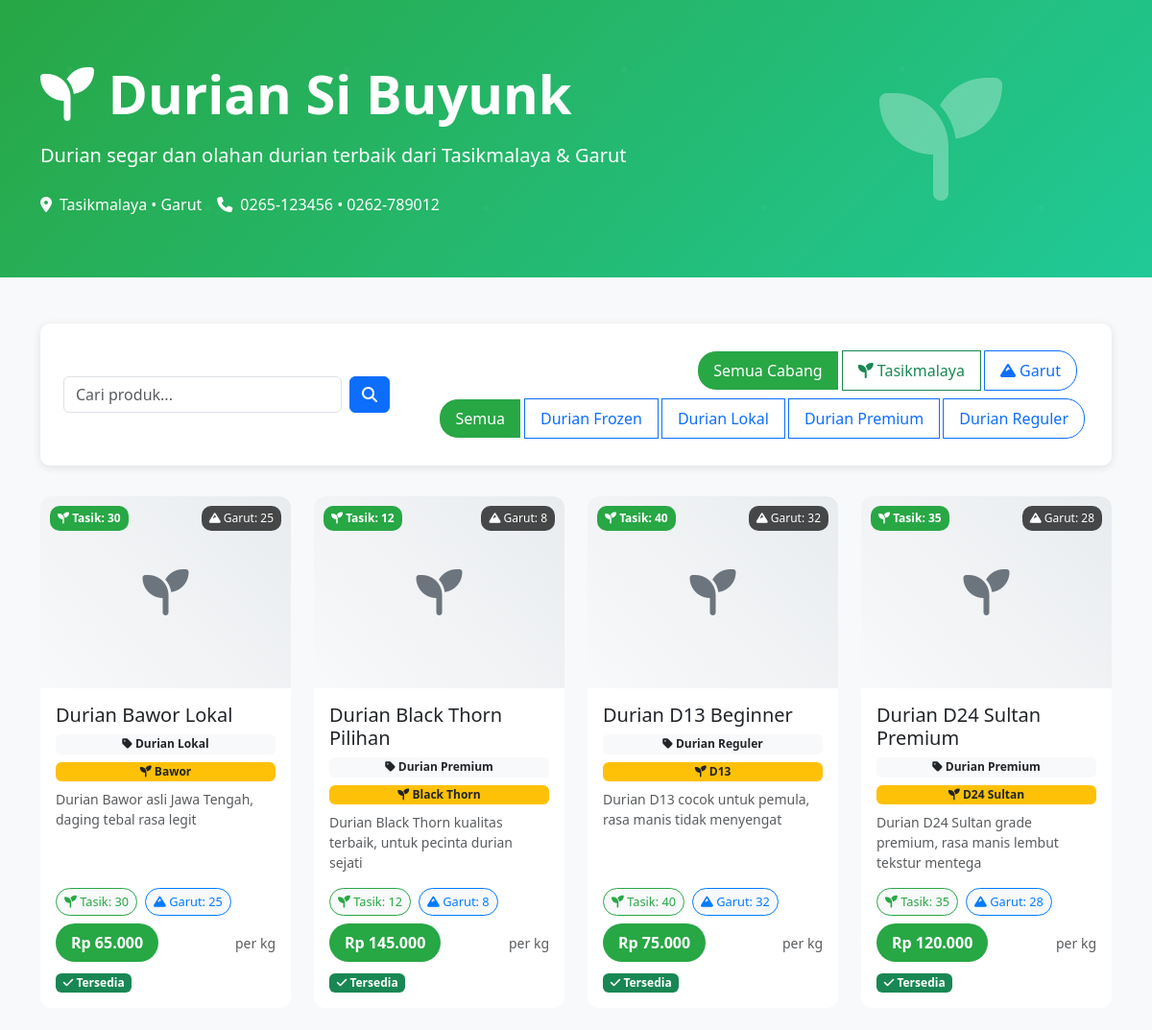
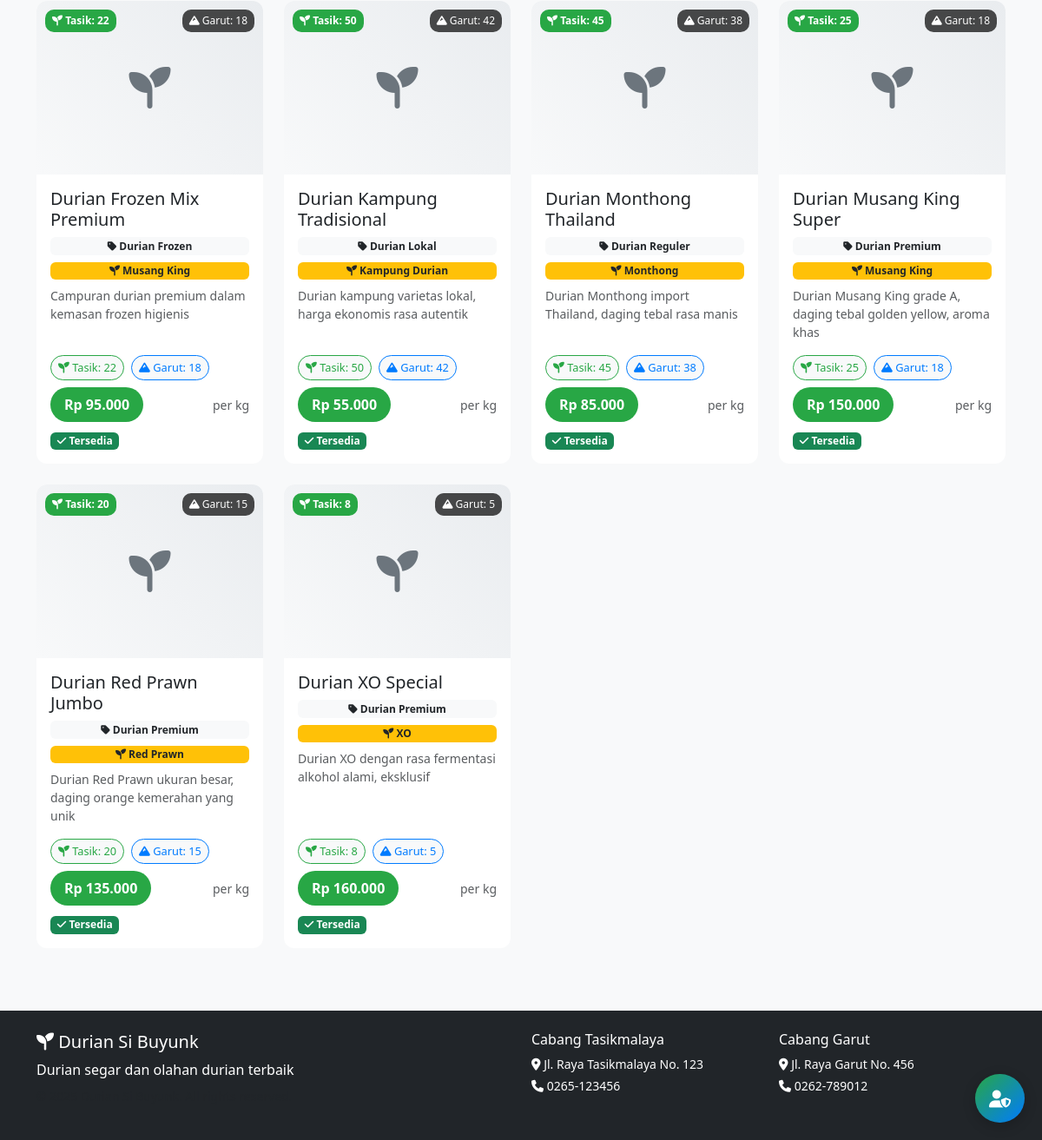
The page / on the database its author committed (2 pictures, top to bottom).
### tables this page shows
CREATE TABLE `kategori` (
  `id` int(11) NOT NULL,
  `nama_kategori` varchar(100) NOT NULL,
  `deskripsi` text DEFAULT NULL,
  `created_at` timestamp NOT NULL DEFAULT current_timestamp()
);

CREATE TABLE `produk` (
  `id` int(11) NOT NULL,
  `nama_produk` varchar(200) NOT NULL,
  `kategori_id` int(11) DEFAULT NULL,
  `jenis_durian_id` int(11) DEFAULT NULL,
  `harga` decimal(12,2) NOT NULL,
  `harga_per_kg` decimal(12,2) DEFAULT 0.00 COMMENT 'Harga per kilogram',
  `stok_tasik` int(11) DEFAULT 0,
  `stok_garut` int(11) DEFAULT 0,
  `total_kg_tasik` decimal(10,3) DEFAULT 0.000 COMMENT 'Total berat stok Tasik dalam kg',
  `total_kg_garut` decimal(10,3) DEFAULT 0.000 COMMENT 'Total berat stok Garut dalam kg',
  `total_pcs_tasik` int(11) DEFAULT 0 COMMENT 'Total pieces Tasik',
  `total_pcs_garut` int(11) DEFAULT 0 COMMENT 'Total pieces Garut',
  `satuan` varchar(20) DEFAULT 'pcs',
  `deskripsi` text DEFAULT NULL,
  `gambar` varchar(255) DEFAULT NULL,
  `status` enum('aktif','nonaktif') DEFAULT 'aktif',
  `created_at` timestamp NOT NULL DEFAULT current_timestamp(),
  `updated_at` timestamp NOT NULL DEFAULT current_timestamp() ON UPDATE current_timestamp()
);

CREATE TABLE `jenis_durian` (
  `id` int(11) NOT NULL,
  `nama_jenis` varchar(100) NOT NULL,
  `deskripsi` text DEFAULT NULL,
  `created_at` timestamp NOT NULL DEFAULT current_timestamp()
);

### includes/functions.php (called while the page is built, shortened)
<?php
require_once __DIR__ . '/../config/config.php';
function getCategories() {
    try {
        $pdo = getConnection();
        $stmt = $pdo->query("SELECT * FROM kategori ORDER BY nama_kategori");
        return $stmt->fetchAll();
    } catch (Exception $e) {
        return [];
    }
}
function getProducts($cabang_id = null, $kategori_id = null, $search = null) {
    try {
        $pdo = getConnection();
        $sql = "SELECT p.*, k.nama_kategori, jd.nama_jenis,
                CASE
                    WHEN ? = 1 THEN p.stok_tasik
                    WHEN ? = 2 THEN p.stok_garut
                    ELSE (p.stok_tasik + p.stok_garut)
                END as stok
                FROM produk p
                LEFT JOIN kategori k ON p.kategori_id = k.id
                LEFT JOIN jenis_durian jd ON p.jenis_durian_id = jd.id
                WHERE p.status = 'aktif'";
        $params = [$cabang_id, $cabang_id];
        $sql .= " ORDER BY p.nama_produk";
        $stmt = $pdo->prepare($sql);
        $stmt->execute($params);
        return $stmt->fetchAll();
    } catch (Exception $e) {
        return [];
    }
}
?>

### config/config.php (called while the page is built, shortened)
<?php
function formatRupiah($amount) {
    return 'Rp ' . number_format($amount, 0, ',', '.');
}
?>

### index.php (the view, shortened to what this page needs)
<?php
require_once(__DIR__ . '/config/config.php');
require_once(__DIR__ . '/includes/functions.php');
$kategori_id = isset($_GET['kategori']) ? (int)$_GET['kategori'] : null;
$search = isset($_GET['search']) ? sanitize($_GET['search']) : null;
$cabang_filter = isset($_GET['cabang']) ? (int)$_GET['cabang'] : null;
$categories = getCategories();
$products = getProducts($cabang_filter, $kategori_id, $search);
?>
<!DOCTYPE html>
<html lang="id">
<head>
    <link href="https://cdn.jsdelivr.net/npm/bootstrap@5.3.0/dist/css/bootstrap.min.css" rel="stylesheet">
    <link href="https://cdnjs.cloudflare.com/ajax/libs/font-awesome/6.4.0/css/all.min.css" rel="stylesheet">
</head>
<body class="bg-light">
    <a href="/DurianSiBuyunk/public/" class="admin-login-btn text-decoration-none" title="Login Admin">
        <i class="fas fa-user-shield fa-lg"></i>
    </a>
    <section class="hero-section">
        <div class="container">
            <div class="row align-items-center">
                <div class="col-lg-8">
                    <div class="hero-content">
                        <h1 class="display-4 fw-bold mb-3">
                            <i class="fas fa-seedling"></i> Durian Si Buyunk
                        </h1>
                        <p class="lead mb-4">Durian segar dan olahan durian terbaik dari Tasikmalaya & Garut</p>
                        <div class="d-flex flex-wrap gap-3">
                            <div class="d-flex align-items-center">
                                <i class="fas fa-map-marker-alt me-2"></i>
                                <span>Tasikmalaya • Garut</span>
                            </div>
                            <div class="d-flex align-items-center">
                                <i class="fas fa-phone me-2"></i>
                                <span>0265-123456 • 0262-789012</span>
                            </div>
                        </div>
                    </div>
                </div>
                <div class="col-lg-4 text-center">
                    <i class="fas fa-seedling" style="font-size: 8rem; opacity: 0.3;"></i>
                </div>
            </div>
        </div>
    </section>
    <div class="container my-5">
        <div class="category-filter">
            <div class="row align-items-center">
                <div class="col-md-4">
                    <form method="GET" class="d-flex">
                        <input type="text" name="search" class="form-control me-2" placeholder="Cari produk..."
                               value="<?= htmlspecialchars($search ?? '') ?>">
                        <button type="submit" class="btn btn-primary">
                            <i class="fas fa-search"></i>
                        </button>
                    </form>
                </div>
                <div class="col-md-8 text-md-end mt-3 mt-md-0">
                    <div class="btn-group me-2" role="group">
                        <a href="?<?= http_build_query(array_filter(['kategori' => $kategori_id, 'search' => $search])) ?>"
                           class="btn filter-btn <?= !$cabang_filter ? 'active' : 'btn-outline-secondary' ?>">
                            Semua Cabang
                        </a>
                        <a href="?<?= http_build_query(array_filter(['cabang' => CABANG_TASIK, 'kategori' => $kategori_id, 'search' => $search])) ?>"
                           class="btn filter-btn <?= $cabang_filter == CABANG_TASIK ? 'active' : 'btn-outline-success' ?>">
                            <i class="fas fa-seedling"></i> Tasikmalaya
                        </a>
                        <a href="?<?= http_build_query(array_filter(['cabang' => CABANG_GARUT, 'kategori' => $kategori_id, 'search' => $search])) ?>"
                           class="btn filter-btn <?= $cabang_filter == CABANG_GARUT ? 'active' : 'btn-outline-primary' ?>">
                            <i class="fas fa-mountain"></i> Garut
                        </a>
                    </div>
                    <div class="btn-group" role="group">
                        <a href="?<?= http_build_query(array_filter(['cabang' => $cabang_filter, 'search' => $search])) ?>"
                           class="btn filter-btn <?= !$kategori_id ? 'active' : 'btn-outline-primary' ?>">
                            Semua
                        </a>
                        <?php foreach ($categories as $category): ?>
                            <a href="?<?= http_build_query(array_filter(['cabang' => $cabang_filter, 'kategori' => $category['id'], 'search' => $search])) ?>"
                               class="btn filter-btn <?= $kategori_id == $category['id'] ? 'active' : 'btn-outline-primary' ?>">
                                <?= htmlspecialchars($category['nama_kategori']) ?>
                            </a>
                        <?php endforeach; ?>
                    </div>
                </div>
            </div>
        </div>
        <div class="row">
            <?php if (empty($products)): ?>
                <div class="col-12">
                    <div class="text-center py-5">
                        <i class="fas fa-search" style="font-size: 4rem; color: #6c757d;"></i>
                        <h4 class="mt-3 text-muted">Tidak ada produk ditemukan</h4>
                        <p class="text-muted">Coba ubah kata kunci pencarian atau filter kategori</p>
                        <a href="index.php" class="btn btn-primary">Lihat Semua Produk</a>
                    </div>
                </div>
            <?php else: ?>
                <?php foreach ($products as $product): ?>
                    <div class="col-lg-3 col-md-4 col-sm-6 mb-4">
                        <div class="card product-card h-100 position-relative">
                            <?php if (!$cabang_filter): ?>
                                <div class="branch-badge branch-tasik">
                                    <i class="fas fa-seedling"></i> Tasik: <?= $product['stok_tasik'] ?>
                                </div>
                                <div class="stock-badge">
                                    <i class="fas fa-mountain"></i> Garut: <?= $product['stok_garut'] ?>
                                </div>
                            <?php else: ?>
                                <div class="stock-badge">
                                    <i class="fas fa-boxes"></i> <?= $product['stok'] ?> <?= htmlspecialchars($product['satuan']) ?>
                                </div>
                            <?php endif; ?>
                            <div class="product-image">
                                <?php if ($product['gambar'] && file_exists("assets/images/products/" . $product['gambar'])): ?>
                                    <img src="assets/images/products/<?= $product['gambar'] ?>"
                                         class="card-img-top product-image"
                                         alt="<?= htmlspecialchars($product['nama_produk']) ?>">
                                <?php else: ?>
                                    <i class="fas fa-seedling"></i>
                                <?php endif; ?>
                            </div>
                            <div class="card-body d-flex flex-column">
                                <h5 class="card-title"><?= htmlspecialchars($product['nama_produk']) ?></h5>
                                <?php if ($product['nama_kategori']): ?>
                                    <span class="badge bg-light text-dark mb-2">
                                        <i class="fas fa-tag"></i> <?= htmlspecialchars($product['nama_kategori']) ?>
                                    </span>
                                <?php endif; ?>
                                <?php if ($product['nama_jenis']): ?>
                                    <span class="badge bg-warning text-dark mb-2">
                                        <i class="fas fa-seedling"></i> <?= htmlspecialchars($product['nama_jenis']) ?>
                                    </span>
                                <?php endif; ?>
                                <p class="card-text text-muted small flex-grow-1">
                                    <?= htmlspecialchars(substr($product['deskripsi'], 0, 100)) ?>
                                </p>
                                <?php if (!$cabang_filter): ?>
                                    <div class="stock-info mb-2">
                                        <div class="stock-item tasik">
                                            <i class="fas fa-seedling"></i> Tasik: <?= $product['stok_tasik'] ?>
                                        </div>
                                        <div class="stock-item garut">
                                            <i class="fas fa-mountain"></i> Garut: <?= $product['stok_garut'] ?>
                                        </div>
                                    </div>
                                <?php endif; ?>
                                <div class="d-flex justify-content-between align-items-center">
                                    <span class="price-tag">
                                        <?= formatRupiah($product['harga']) ?>
                                    </span>
                                    <small class="text-muted">
                                        per <?= htmlspecialchars($product['satuan']) ?>
                                    </small>
                                </div>
                                <?php
                                $totalStok = $cabang_filter ? $product['stok'] : ($product['stok_tasik'] + $product['stok_garut']);
                                ?>
                                <?php if ($totalStok > 0): ?>
                                    <div class="mt-2">
                                        <span class="badge bg-success">
                                            <i class="fas fa-check"></i> Tersedia
                                        </span>
                                    </div>
                                <?php endif; ?>
                            </div>
                        </div>
                    </div>
                <?php endforeach; ?>
            <?php endif; ?>
        </div>
    </div>
    <footer class="bg-dark text-white py-4 mt-5">
        <div class="container">
            <div class="row">
                <div class="col-md-6">
                    <h5><i class="fas fa-seedling"></i> Durian Si Buyunk</h5>
                    <p class="mb-2">Durian segar dan olahan durian terbaik</p>
                    <p class="text-muted small">© 2025 Durian Si Buyunk. All rights reserved.</p>
                </div>
                <div class="col-md-3">
                    <h6>Cabang Tasikmalaya</h6>
                    <p class="small mb-1">
                        <i class="fas fa-map-marker-alt"></i> Jl. Raya Tasikmalaya No. 123
                    </p>
                    <p class="small">
                        <i class="fas fa-phone"></i> 0265-123456
                    </p>
                </div>
                <div class="col-md-3">
                    <h6>Cabang Garut</h6>
                    <p class="small mb-1">
                        <i class="fas fa-map-marker-alt"></i> Jl. Raya Garut No. 456
                    </p>
                    <p class="small">
                        <i class="fas fa-phone"></i> 0262-789012
                    </p>
                </div>
            </div>
        </div>
    </footer>
</body>
</html>

### index.php (style rules this page uses)
:root { --primary-color: #28a745; --secondary-color: #ffc107; --tasik-color: #28a745; --garut-color: #007bff; }
.hero-section { background: linear-gradient(135deg, var(--primary-color), #20c997); color: white; padding: 4rem 0; position: relative; overflow: hidden; }
.hero-section::before { content: ''; position: absolute; top: 0; left: 0; right: 0; bottom: 0; opacity: 0.3; }
.hero-content { position: relative; z-index: 1; }
.product-card { transition: transform 0.3s ease, box-shadow 0.3s ease; border: none; border-radius: 12px; overflow: hidden; height: 100%; }
.product-image { height: 200px; object-fit: cover; background: linear-gradient(45deg, #f8f9fa, #e9ecef); display: flex; align-items: center; justify-content: center; font-size: 3rem; color: #6c757d; }
.price-tag { background: var(--primary-color); color: white; padding: 0.5rem 1rem; border-radius: 20px; font-weight: bold; }
.stock-badge { position: absolute; top: 10px; right: 10px; background: rgba(0,0,0,0.7); color: white; padding: 0.25rem 0.5rem; border-radius: 10px; font-size: 0.75rem; }
.branch-badge { position: absolute; top: 10px; left: 10px; padding: 0.25rem 0.5rem; border-radius: 10px; font-size: 0.75rem; font-weight: bold; }
.branch-tasik { background: var(--tasik-color); color: white; }
.category-filter { background: white; border-radius: 10px; padding: 1.5rem; box-shadow: 0 2px 10px rgba(0,0,0,0.1); margin-bottom: 2rem; }
.filter-btn { border-radius: 20px; padding: 0.5rem 1rem; margin: 0.25rem; transition: all 0.3s ease; }
.filter-btn.active { background: var(--primary-color); color: white; }
.admin-login-btn { position: fixed; bottom: 20px; right: 20px; z-index: 1000; background: linear-gradient(135deg, var(--tasik-color), var(--garut-color)); border: none; color: white; padding: 1rem; border-radius: 50px; box-shadow: 0 4px 15px rgba(0,0,0,0.2); transition: all 0.3s ease; }
.stock-info { display: flex; gap: 0.5rem; flex-wrap: wrap; }
.stock-item { background: #f8f9fa; padding: 0.25rem 0.5rem; border-radius: 15px; font-size: 0.8rem; border: 1px solid #dee2e6; }
.stock-item.tasik { border-color: var(--tasik-color); color: var(--tasik-color); }
.stock-item.garut { border-color: var(--garut-color); color: var(--garut-color); }

### rows shown on the page
kategori: nama_kategori "Durian Frozen"
kategori: nama_kategori "Durian Lokal"
kategori: nama_kategori "Durian Premium"
kategori: nama_kategori "Durian Reguler"
produk: stok_tasik "30", stok_garut "25", nama_produk "Durian Bawor Lokal", kategori.nama_kategori "Durian Lokal", jenis_durian.nama_jenis "Bawor", deskripsi "Durian Bawor asli Jawa Tengah, daging tebal rasa legit", harga "Rp 65.000", satuan "kg", shows "Tersedia"
produk: stok_tasik "12", stok_garut "8", nama_produk "Durian Black Thorn Pilihan", kategori.nama_kategori "Durian Premium", jenis_durian.nama_jenis "Black Thorn", deskripsi "Durian Black Thorn kualitas terbaik, untuk pecinta durian sejati", harga "Rp 145.000", satuan "kg", shows "Tersedia"
produk: stok_tasik "40", stok_garut "32", nama_produk "Durian D13 Beginner", kategori.nama_kategori "Durian Reguler", jenis_durian.nama_jenis "D13", deskripsi "Durian D13 cocok untuk pemula, rasa manis tidak menyengat", harga "Rp 75.000", satuan "kg", shows "Tersedia"
produk: stok_tasik "35", stok_garut "28", nama_produk "Durian D24 Sultan Premium", kategori.nama_kategori "Durian Premium", jenis_durian.nama_jenis "D24 Sultan", deskripsi "Durian D24 Sultan grade premium, rasa manis lembut tekstur mentega", harga "Rp 120.000", satuan "kg", shows "Tersedia"
produk: stok_tasik "22", stok_garut "18", nama_produk "Durian Frozen Mix Premium", kategori.nama_kategori "Durian Frozen", jenis_durian.nama_jenis "Musang King", deskripsi "Campuran durian premium dalam kemasan frozen higienis", harga "Rp 95.000", satuan "kg", shows "Tersedia"
produk: stok_tasik "50", stok_garut "42", nama_produk "Durian Kampung Tradisional", kategori.nama_kategori "Durian Lokal", jenis_durian.nama_jenis "Kampung Durian", deskripsi "Durian kampung varietas lokal, harga ekonomis rasa autentik", harga "Rp 55.000", satuan "kg", shows "Tersedia"
produk: stok_tasik "45", stok_garut "38", nama_produk "Durian Monthong Thailand", kategori.nama_kategori "Durian Reguler", jenis_durian.nama_jenis "Monthong", deskripsi "Durian Monthong import Thailand, daging tebal rasa manis", harga "Rp 85.000", satuan "kg", shows "Tersedia"
produk: stok_tasik "25", stok_garut "18", nama_produk "Durian Musang King Super", kategori.nama_kategori "Durian Premium", jenis_durian.nama_jenis "Musang King", deskripsi "Durian Musang King grade A, daging tebal golden yellow, aroma khas", harga "Rp 150.000", satuan "kg", shows "Tersedia"
produk: stok_tasik "20", stok_garut "15", nama_produk "Durian Red Prawn Jumbo", kategori.nama_kategori "Durian Premium", jenis_durian.nama_jenis "Red Prawn", deskripsi "Durian Red Prawn ukuran besar, daging orange kemerahan yang unik", harga "Rp 135.000", satuan "kg", shows "Tersedia"
produk: stok_tasik "8", stok_garut "5", nama_produk "Durian XO Special", kategori.nama_kategori "Durian Premium", jenis_durian.nama_jenis "XO", deskripsi "Durian XO dengan rasa fermentasi alkohol alami, eksklusif", harga "Rp 160.000", satuan "kg", shows "Tersedia"
